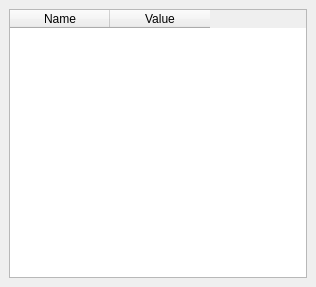
<?xml version="1.0" encoding="UTF-8"?>
<ui version="4.0">
 <class>ImpedanceForm</class>
 <widget class="QMainWindow" name="ImpedanceForm">
  <property name="geometry">
   <rect>
    <x>0</x>
    <y>0</y>
    <width>316</width>
    <height>287</height>
   </rect>
  </property>
  <property name="windowTitle">
   <string>Impedance form</string>
  </property>
  <widget class="QWidget" name="centralwidget">
   <layout class="QGridLayout" name="gridLayout">
    <item row="0" column="0">
     <widget class="QTableWidget" name="tw_ImpedanceTable">
      <property name="editTriggers">
       <set>QAbstractItemView::NoEditTriggers</set>
      </property>
      <attribute name="verticalHeaderVisible">
       <bool>false</bool>
      </attribute>
      <attribute name="verticalHeaderDefaultSectionSize">
       <number>23</number>
      </attribute>
      <column>
       <property name="text">
        <string>Name</string>
       </property>
      </column>
      <column>
       <property name="text">
        <string>Value</string>
       </property>
      </column>
     </widget>
    </item>
   </layout>
  </widget>
 </widget>
 <resources/>
 <connections/>
</ui>
